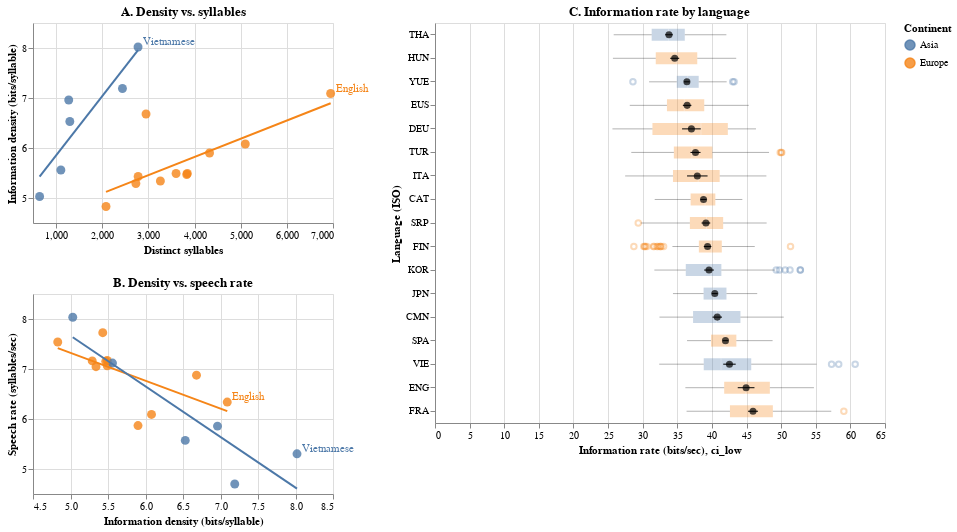

Write notebook code for a chart like this one.
### Markdown cell above
<div class="alert alert-info" style="color:black">

### Question 5.1
rubric={accuracy:1,viz:2}
    
    
<h4>Python</h4>
<ol type="1">
<li>Assign each of your previous three plots to a variable name (you don’t have to repeat the code down here, you can assign it in the original cell, just make sure you are still outputting the variable at the end of those cells so that the plots still are displayed after each cell).</li>
<li>Arrange the three plots into a layout with the two scatter plots in a column to the left and mean + CI plot to the right. The overall layout should look even, so make the scatterplots about half the height and two thirds of the width of the mean + CI plot.</li>
<li>Set proper titles where you judge it is needed. Show that you know the proper command to save this as a png file on your local computer.</li>
</ol>
    
</div>

### Code cell
# Ensure plot1, plot2, and plot3 are defined in previous cells
plot1 = plot1.properties(width=300, height=200, title="A. Density vs. syllables")
plot2 = plot2.properties(width=300, height=200, title="B. Density vs. speech rate")
plot3 = plot3.properties(width=450, height=400, title="C. Information rate by language")

left = alt.vconcat(plot1, plot2).resolve_scale(color="shared")
final_plot = alt.hconcat(left, plot3).resolve_scale(color="shared")

final_plot

# Save as PNG (requires altair_saver or vl-convert)
# final_plot.save("lab4_story.png")
